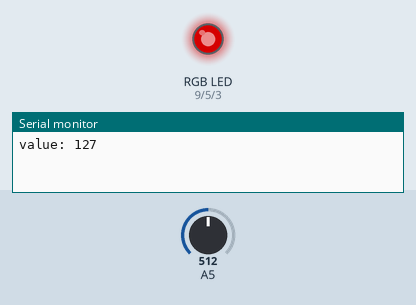
Simulated run of this sketch. Board: Arduino Uno, built with avr-gcc and run on an emulated ATmega328P. Shown: an RGB LED mixed from three pins (HIGH = lit), the last lines printed to the serial monitor. Inputs (shaded band) come from the test bench; at power-on: A5 = 512. Dim RGB values are drawn brighter than linear.

Above: at 1.15 s.
At 7.0 s:
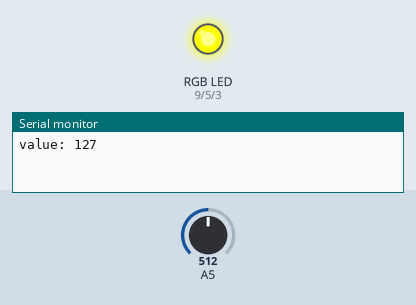
At 9.5 s:
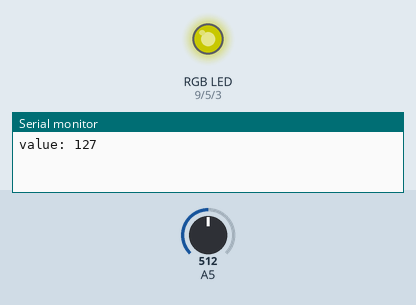
At 19.8 s:
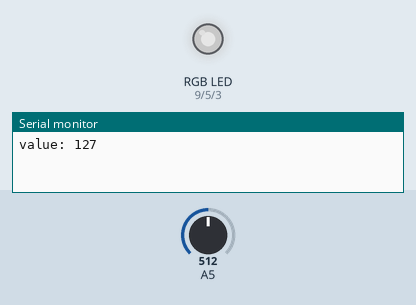
At 27.5 s:
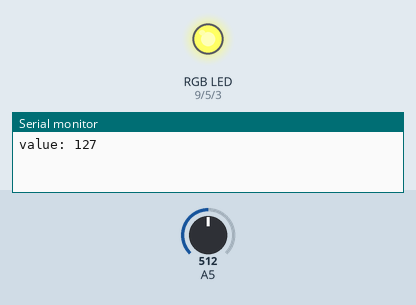
At 37.7 s:
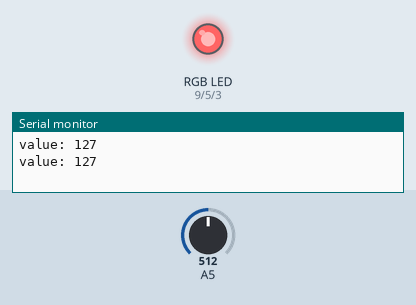
Timing chart, 0 to 40.0 s (numbered marks = the images above):
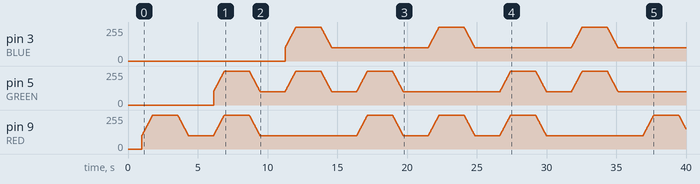

The sketch:

pwm.ino
```cpp
int pwm = 1;
char input = 0;

#define RED 9
#define GREEN 5
#define BLUE 3

void setup() {
    Serial.begin(9600);
    pinMode(RED, INPUT);
    pinMode(GREEN, OUTPUT);
    pinMode(BLUE, OUTPUT);
    delay(1000);
}

int low = 100;
void colorChange(int colors[], bool reverse) {
    int limit = reverse ? 255 : low;
    int predicate = reverse ? -1 : 1;
    int counter = 0;
    while (counter <= 255) {
      for (int j = 0; j <= sizeof(colors) - 1; j++) {
        limit = limit + predicate;
        analogWrite(colors[j], constrain(limit, low, 255));
      }
      counter++;
      delay(10);
    }
}

void loop() {
    pwm = analogRead(5);

    pwm = map(pwm, 0, 1023, 0, 255);
    pwm = constrain(pwm, 0, 255);
    Serial.print("value: " );
    Serial.println(pwm);
    int red_green[2] = { RED, GREEN };
    int red_blue[2] = { RED, BLUE };
    int green_red[2] = { GREEN, RED };
    int green_blue[2] = { GREEN, BLUE };

    int red[1] = { RED };
    int green[1] = { GREEN };
    int blue[1] = { BLUE };
    colorChange(red, false);
    colorChange(red, true);

    colorChange(green, false);
    colorChange(green, true);

    colorChange(blue, false);
    colorChange(blue, true);

    colorChange(red_green, false);
    colorChange(red_green, true);

    colorChange(red_blue, false);
    colorChange(red_blue, true);

    colorChange(green_red, false);
    colorChange(green_red, true);

    colorChange(green_blue, false);
    colorChange(green_blue, true);


    // for (int i = 0; i<=255; i++) {
    //   analogWrite(RED, i);
    //   delay(30);
    // }

    // analogWrite(RED, 0);


    // for (int i = 0; i<=255; i++) {
    //   analogWrite(GREEN, i);
    //   delay(30);

    // }
    // analogWrite(GREEN, 0);

    // for (int i = 0; i<=255; i++) {
    //   analogWrite(BLUE, i);
    //   delay(30);
    // }

    // analogWrite(BLUE, 0);

    // analogWrite(BLUE, pwm);

}
```
